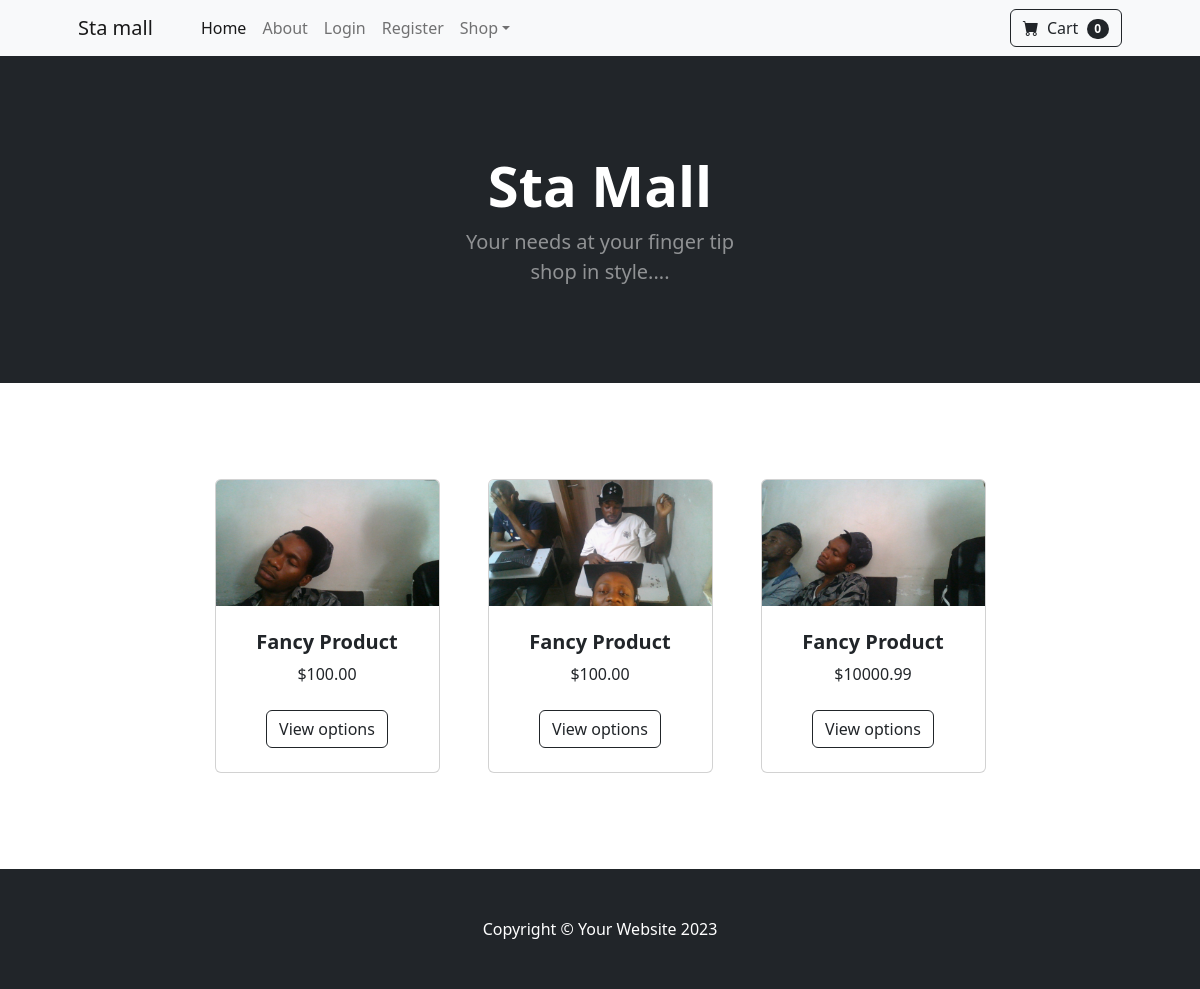
The app's page /, older data.
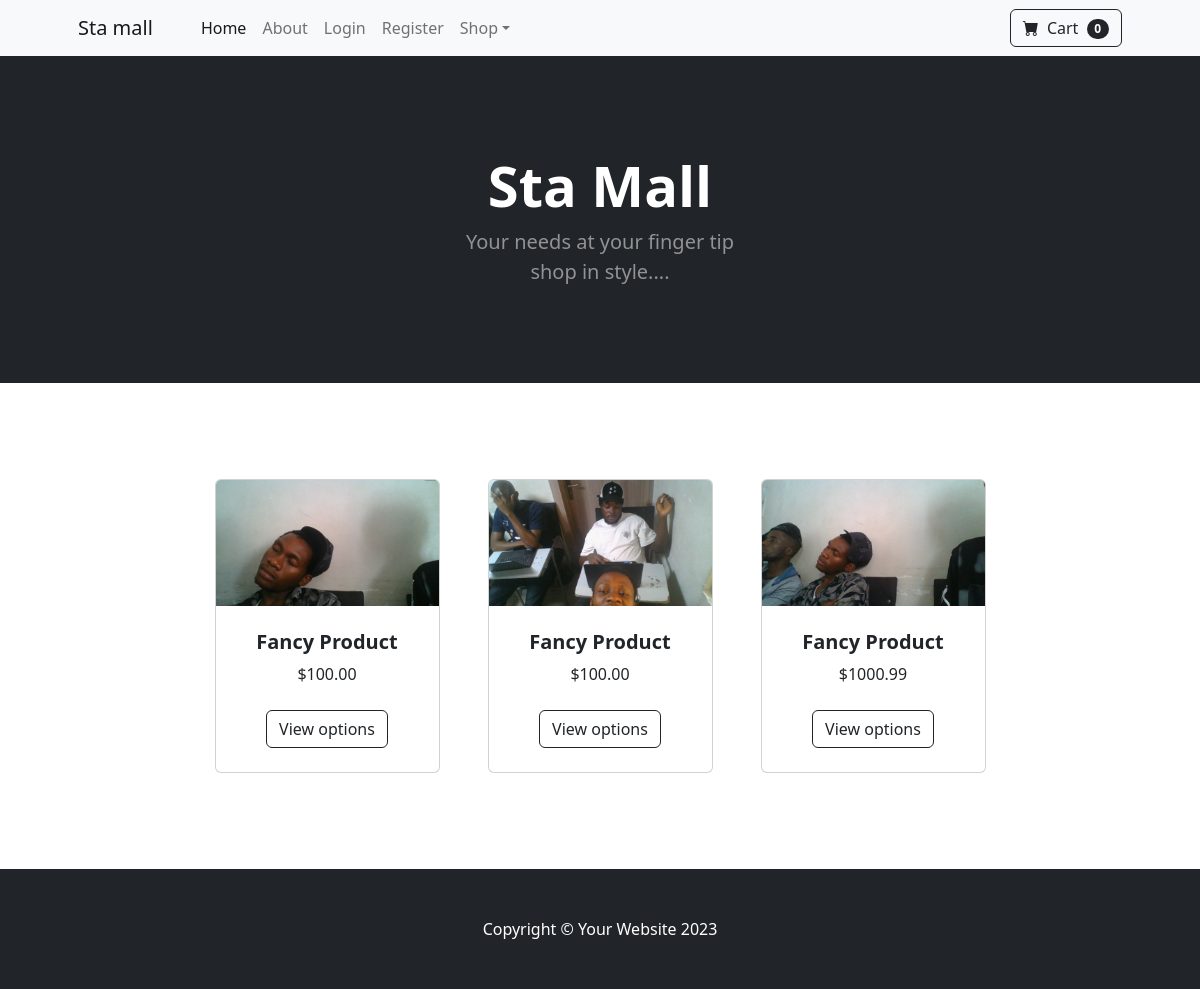
The same page, newer data.
### store/models.py (models this page shows, shortened)
class Product(models.Model):
    name = models.CharField(max_length=50)
    Category = models.ForeignKey(Category, on_delete=models.CASCADE)
    image = models.ImageField(upload_to='upload/product/')
    description = models.TextField()
    price = models.DecimalField(default=0, max_digits=7, decimal_places=2)
    discount_price = models.DecimalField(default=0, max_digits=7, decimal_places=2, blank=True)

### store/views.py (the view)
# urls.py: 2. Add a URL to urlpatterns:  path('', views.home, name='home')
def home(request):
    products = Product.objects.all()
    return render(request, 'home.html',{'products' : products})

### store/templates/home.html
{% extends 'base.html' %}
       {% block content %}
       <header class="bg-dark py-5">
        <div class="container px-4 px-lg-5 my-5">
            <div class="text-center text-white">
                <h1 class="display-4 fw-bolder">Sta Mall</h1>
                <p class="lead fw-normal text-white-50 mb-0">Your needs at your finger tip <br> shop in style....</p>
            </div>
        </div>
    </header>
        <section class="py-5">
            <div class="container px-4 px-lg-5 mt-5">
                <div class="row gx-4 gx-lg-5 row-cols-2 row-cols-md-3 row-cols-xl-4 justify-content-center">
                    {% for product in products %}
                    <div class="col mb-5">
                        <div class="card h-100">
                            <img class="card-img-top" src={{product.image.url}} alt="..." />
                            <div class="card-body p-4">
                                <div class="text-center">
                                    <h5 class="fw-bolder">Fancy Product</h5>
                                    ${{product.price}}
                                </div>
                            </div>
                            <div class="card-footer p-4 pt-0 border-top-0 bg-transparent">
                                <div class="text-center"><a class="btn btn-outline-dark mt-auto" href="#">View options</a></div>
                            </div>
                        </div>
                    </div>
                    {% endfor %}
                </div>
            </div>
        </section>
       {% endblock %}

Row changes from the older to the newer data that the page shows:
changed Product (number 3 of 3 on the later page): price "10000.99" → "1000.99"
